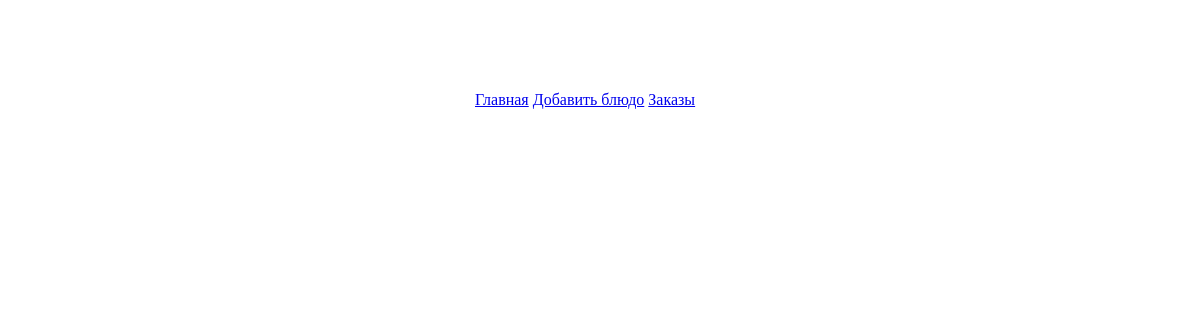
Before: /orders/ with the older database file.
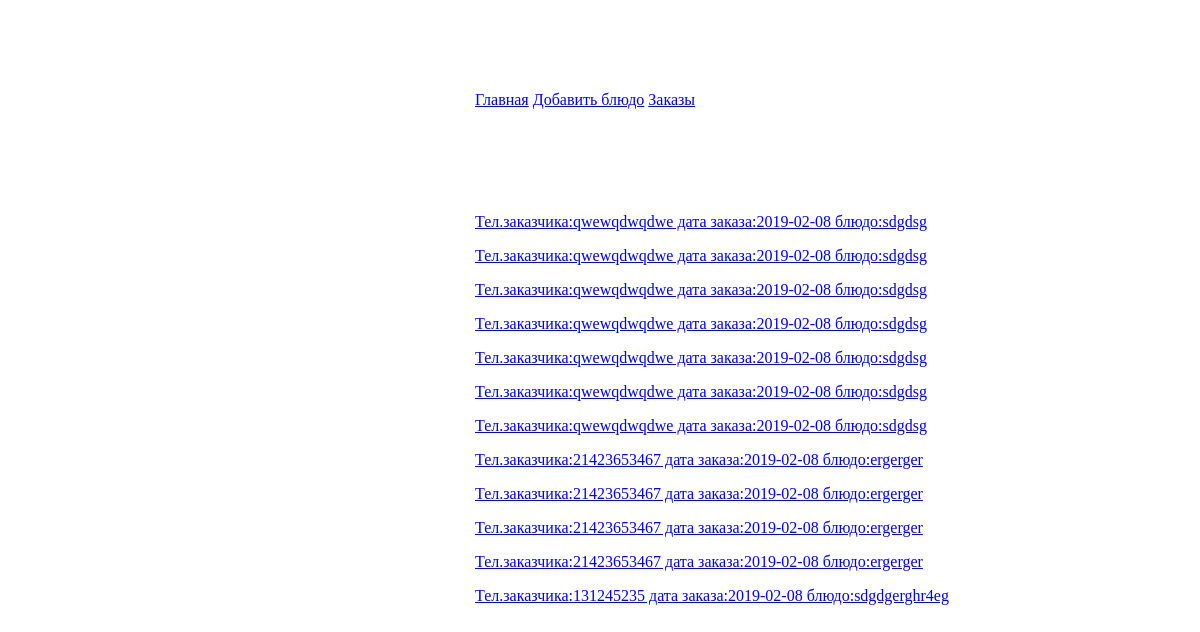
After: the same page with the newer database file.
### coocking_book/models.py (models this page shows, shortened)
class Order(models.Model):
    dish = models.ForeignKey(
        Dish, on_delete=models.CASCADE, related_name='order_dish', null=True)
    contact = models.CharField(max_length=120, null=True)
    ingredients = models.ManyToManyField(
        IngredientInOrder, related_name='orders')
    order_date = models.DateField(auto_now_add=True, null=True)
    note = GenericRelation(NotesItem)
    def get_absolute_url(self):
        return reverse('coocking_book:order_detail', kwargs={'pk': self.pk})
    def __str__(self):
        return 'Тел.заказчика:{0} дата заказа:{1} блюдо:{2}'.format(self.contact, self.order_date, self.dish)

class Dish(models.Model):
    title = models.CharField(max_length=120, unique=True)
    description = models.TextField(blank=True, null=True)
    ingredient = models.ManyToManyField(Ingredient, related_name='dishes')
    note = GenericRelation(NotesItem)
    def __str__(self):
        return self.title

### coocking_book/views.py (the view)
# urls.py: path('orders/', OrderListView.as_view(), name='order_list'),
class OrderListView(ListView):
    model = Order
    template_name = 'order_list.html'
    def get_context_data(self, **kwargs):
        context = super().get_context_data(**kwargs)
        context['orders'] = Order.objects.all()
        return context

### coocking_book/templates/order_list.html
{% extends "base.html" %}
{%block content%}
	{%for order  in orders%}
		<p><a href="{{order.get_absolute_url}}">{{order}}</a></p>
	{%endfor%}
{%endblock%}

Changed rows visible on the page:
added Order: contact+order_date+dish "Тел.заказчика:qwewqdwqdwe дата заказа:2019-02-08 блюдо:sdgdsg"
added Order: contact+order_date+dish "Тел.заказчика:qwewqdwqdwe дата заказа:2019-02-08 блюдо:sdgdsg"
added Order: contact+order_date+dish "Тел.заказчика:qwewqdwqdwe дата заказа:2019-02-08 блюдо:sdgdsg"
added Order: contact+order_date+dish "Тел.заказчика:qwewqdwqdwe дата заказа:2019-02-08 блюдо:sdgdsg"
added Order: contact+order_date+dish "Тел.заказчика:qwewqdwqdwe дата заказа:2019-02-08 блюдо:sdgdsg"
added Order: contact+order_date+dish "Тел.заказчика:qwewqdwqdwe дата заказа:2019-02-08 блюдо:sdgdsg"
added Order: contact+order_date+dish "Тел.заказчика:qwewqdwqdwe дата заказа:2019-02-08 блюдо:sdgdsg"
added Order: contact+order_date+dish "Тел.заказчика:21423653467 дата заказа:2019-02-08 блюдо:ergerger"
added Order: contact+order_date+dish "Тел.заказчика:21423653467 дата заказа:2019-02-08 блюдо:ergerger"
added Order: contact+order_date+dish "Тел.заказчика:21423653467 дата заказа:2019-02-08 блюдо:ergerger"
added Order: contact+order_date+dish "Тел.заказчика:21423653467 дата заказа:2019-02-08 блюдо:ergerger"
added Order: contact+order_date+dish "Тел.заказчика:131245235 дата заказа:2019-02-08 блюдо:sdgdgerghr4eg"
